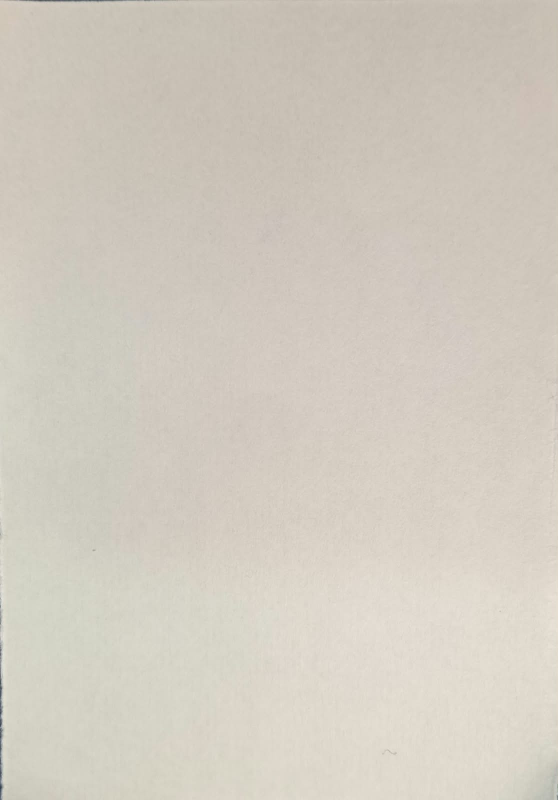
#> input picture models/paper/sample_images/paper_clean_1.jpg, 1116 x 1599 px (shown at 1/2 size)
$ python -i preprocessing.py   (imports and definitions only)
#> lines starting #> are read from the running program, lines starting #| are printed output that depends on the picture
#> further down, picture is the input picture: PIL image 1116x1599 RGB; mean R, G, B 209.9, 203.6, 192.4
"""Image validation, orientation normalisation and preprocessing."""
import io
from dataclasses import dataclass

import cv2
import numpy as np
from PIL import Image, ImageOps, UnidentifiedImageError

ALLOWED_FORMATS = {"JPEG": "jpg", "PNG": "png", "WEBP": "webp"}
MIN_SIDE, MAX_SIDE_ACCEPTED = 32, 12000
Image.MAX_IMAGE_PIXELS = 100_000_000  # decompression-bomb guard


class ImageValidationError(ValueError):
    pass


def validate_image_bytes(data: bytes, max_bytes: int) -> tuple[Image.Image, str]:
    """Verify size, real image content (not just extension) and allowed format."""
    if not data:
        raise ImageValidationError("Empty file")
    if len(data) > max_bytes:
        raise ImageValidationError(f"File exceeds {max_bytes // (1024 * 1024)} MB limit")
    try:
        probe = Image.open(io.BytesIO(data))
        fmt = probe.format
        probe.verify()
        img = Image.open(io.BytesIO(data))
        img.load()
    except (UnidentifiedImageError, OSError, Image.DecompressionBombError, SyntaxError) as e:
        raise ImageValidationError("File is not a valid image") from e
    if fmt not in ALLOWED_FORMATS:
        raise ImageValidationError("Unsupported image type; use JPG, PNG or WEBP")
    if min(img.size) < MIN_SIDE or max(img.size) > MAX_SIDE_ACCEPTED:
        raise ImageValidationError(f"Image dimensions {img.size} outside accepted range")
    return img, ALLOWED_FORMATS[fmt]


class OrientationNormalizer:
    """Applies EXIF orientation and converts to RGB. (Does not guess arbitrary rotations.)"""

    def normalize(self, img: Image.Image) -> Image.Image:
        img = ImageOps.exif_transpose(img)
        return img.convert("RGB")


@dataclass
class ProcessedImage:
    rgb: np.ndarray  # uint8 HxWx3, aspect-preserving resized
    original_size: tuple[int, int]  # (w, h)
    scale: float


class ImagePreprocessor:
    def __init__(self, max_side: int = 640, normalize_lighting: bool = False, denoise: bool = False):
        self.max_side, self.normalize_lighting, self.denoise = max_side, normalize_lighting, denoise
        self.orientation = OrientationNormalizer()

    def process(self, img: Image.Image) -> ProcessedImage:
        img = self.orientation.normalize(img)
        w, h = img.size
#> w = 1116; h = 1599
        scale = min(1.0, self.max_side / max(w, h))
#> scale = 0.4
        if scale < 1.0:
            img = img.resize((max(1, round(w * scale)), max(1, round(h * scale))), Image.LANCZOS)
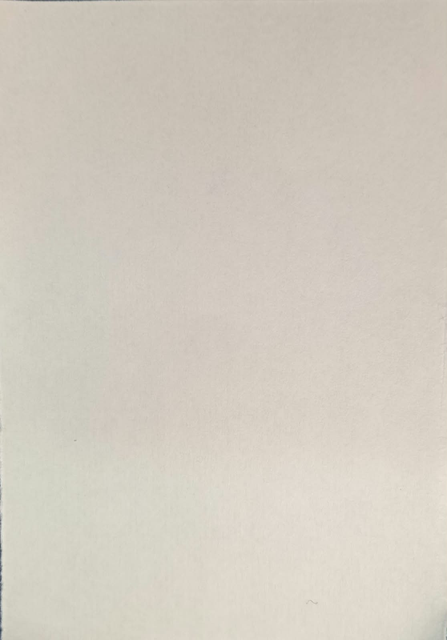
#> img: PIL image 447x640 RGB; mean R, G, B 209.9, 203.6, 192.4
        arr = np.asarray(img, dtype=np.uint8).copy()
        if self.denoise:
            arr = cv2.fastNlMeansDenoisingColored(arr, None, 3, 3, 7, 21)
        if self.normalize_lighting:  # CLAHE on the L channel
            lab = cv2.cvtColor(arr, cv2.COLOR_RGB2LAB)
            lab[..., 0] = cv2.createCLAHE(clipLimit=2.0, tileGridSize=(8, 8)).apply(lab[..., 0])
            arr = cv2.cvtColor(lab, cv2.COLOR_LAB2RGB)
        return ProcessedImage(rgb=arr, original_size=(w, h), scale=scale)

>>> from PIL import Image
>>> picture = Image.open('../../../models/paper/sample_images/paper_clean_1.jpg')
>>> result = ImagePreprocessor().process(picture)

$ run again, on models/paper/sample_images/paper_clean_2.jpg
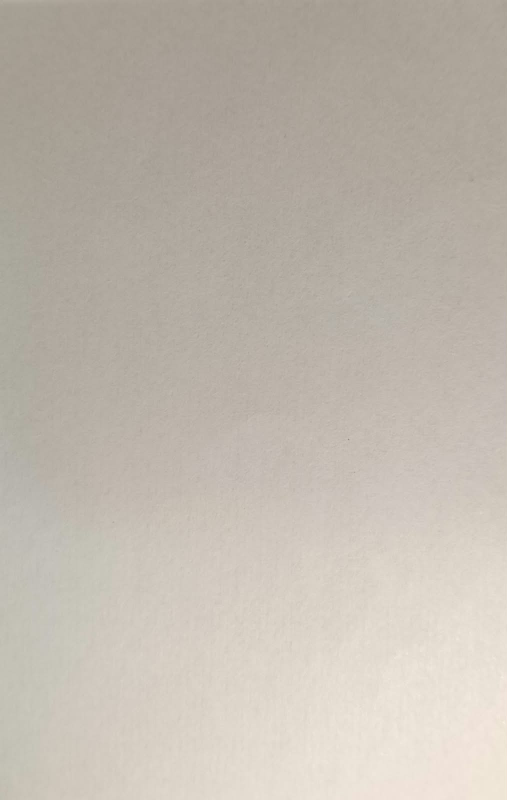
#> input picture models/paper/sample_images/paper_clean_2.jpg, 1014 x 1600 px (shown at 1/2 size)
#> picture is the input picture: PIL image 1014x1600 RGB; mean R, G, B 192.6, 185, 174.9
#> in process, `img = img.resize((max(1, round(w * scale)), max(1, round(h * scale))),..`:
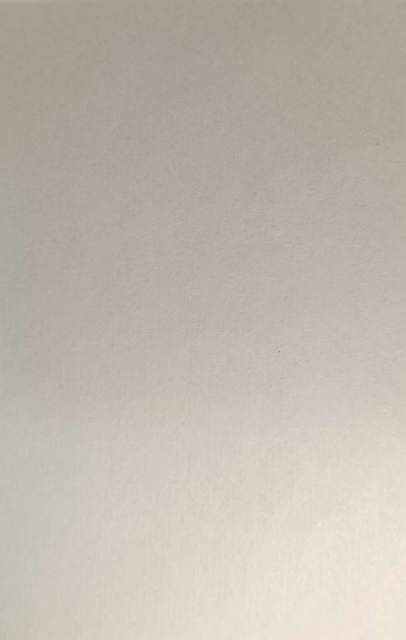
#> img: PIL image 406x640 RGB; mean R, G, B 192.6, 185, 174.9

$ run again, on models/paper/sample_images/paper_dot_1.jpg
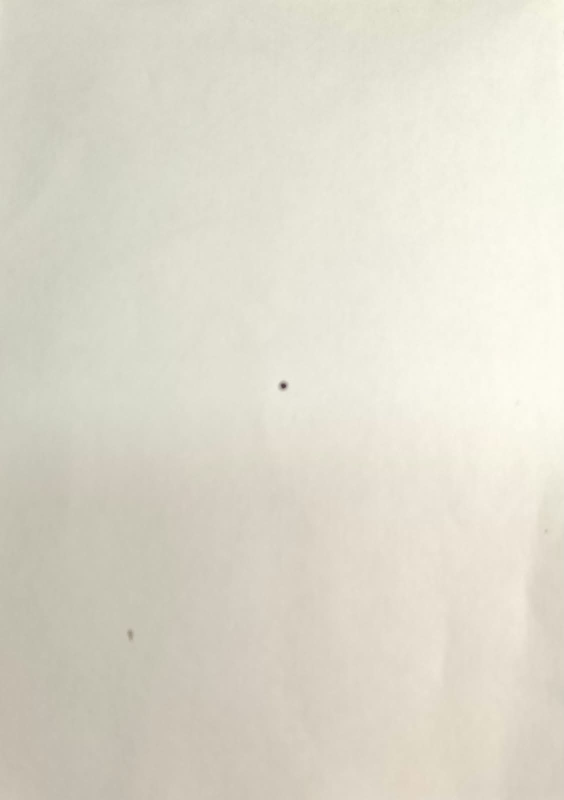
#> input picture models/paper/sample_images/paper_dot_1.jpg, 1128 x 1599 px (shown at 1/2 size)
#> picture is the input picture: PIL image 1128x1599 RGB; mean R, G, B 221.4, 217.7, 204.5
#> in process, `img = img.resize((max(1, round(w * scale)), max(1, round(h * scale))),..`:
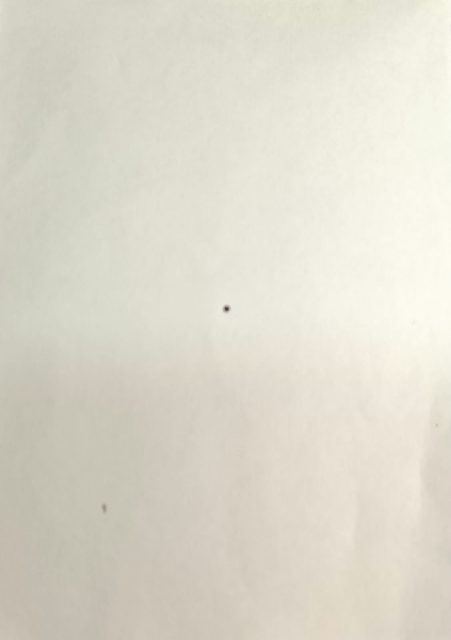
#> img: PIL image 451x640 RGB; mean R, G, B 221.4, 217.7, 204.5
